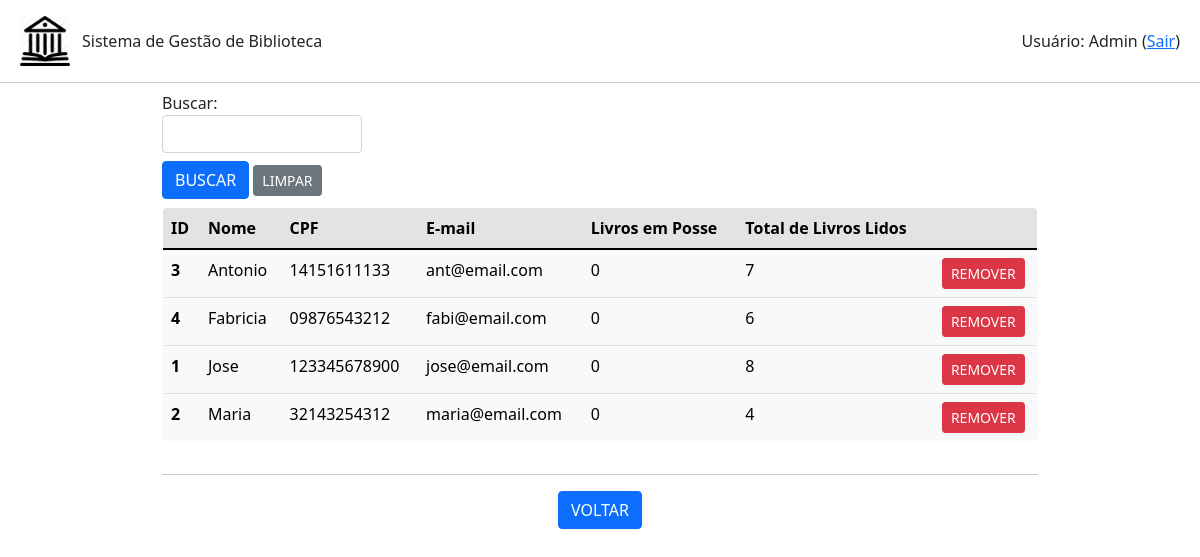
Page /ficha/listar (signed in) on the committed database.
### ficha.py (models this page shows, shortened)
class Ficha(db.Model):
    id = db.Column(db.Integer, primary_key=True)
    nome = db.Column(db.String(200), unique=False, nullable=False)
    cpf = db.Column(db.String(20), unique=True, nullable=False)
    email = db.Column(db.String(120), unique=True, nullable=False)
    ativo = db.Column(db.Boolean(), default=False)
    qtdLivros = db.Column(db.Integer, unique=False, nullable=False)
    totalLivros = db.Column(db.Integer, unique=False, nullable=False)
    emprestimo = db.relationship('Emprestimo', backref='ficha', lazy=True)

### app.py (the view, shortened to what this page needs)
@app.route('/ficha/listar', methods=['POST','GET'])
def listar_fichas():
    if session.get('autenticado',False)==False:
        flash(u'Login necessário!', category='warning')
        return(redirect(url_for('login')))
    form = BuscaForm()
    fichas = Ficha.query.order_by(Ficha.nome).all()
    return(render_template('fichas.html', fichas=fichas, form=form, action=url_for('listar_fichas')))

### formBusca.py
class BuscaForm(FlaskForm):
    campo = StringField('Buscar: ', validators=[DataRequired()])
    enviar = SubmitField('BUSCAR')

### templates/fichas.html (shortened to what this page needs)
{% extends "base.html" %}
{% block conteudo %}
<div class="container-fluid mx-auto mb-1" style="width: 75%; max-height: 100vh;">
    {% from 'bootstrap/form.html' import render_field %}
    <form method="post">
        <div class="mt-2" style="width: 200px;">
            {{ render_field(form.campo) }}
        </div>
        <div class="mt-2 mb-2">
            {{ render_field(form.enviar, button_style="primary", button_size="sm") }}
            <a class="btn btn-secondary btn-sm" href="{{url_for('listar_fichas')}}" role="button">LIMPAR</a>
        </div>
    </form>
    <div style="max-height: 60vh; overflow-y: auto;">
        <table class=" table table-light border rounded-3" style="overflow: hidden;">
            <thead>
            <tr class="table-secondary">
                <th scope="col">ID</th>
                <th scope="col">Nome</th>
                <th scope="col">CPF</th>
                <th scope="col">E-mail</th>
                <th scope="col">Livros em Posse</th>
                <th scope="col">Total de Livros Lidos</th>
                <th scope="col"></th>
            </tr>
            </thead>
            <tbody>
                {% for ficha in fichas %}
                    <tr>
                        <th scope="row">{{ficha.id}}</th>
                        <td>{{ficha.nome}}</td>
                        <td>{{ficha.cpf}}</td>
                        <td>{{ficha.email}}</td>
                        <td>{{ficha.qtdLivros}}</td>
                        <td>{{ficha.totalLivros}}</td>
                        <td class="text-center"><a class="btn btn-danger btn-sm" href="{{url_for('remover_ficha', id_ficha=ficha.id)}}" role="button">REMOVER</a></td>
                    </tr>
                {% endfor %}
            </tbody>
        </table>
    </div>
    <hr>
    <div class="row text-center">
        <div class="col mr-1">
            <a class="btn btn-primary" href="{{url_for('root')}}" role="button">VOLTAR</a>
        </div>
    </div>
</div>
{% endblock %}

### rows in the picture
Ficha: id "3", nome "Antonio", cpf "14151611133", email "ant@email.com", qtdLivros "0", totalLivros "7"
Ficha: id "4", nome "Fabricia", cpf "09876543212", email "fabi@email.com", qtdLivros "0", totalLivros "6"
Ficha: id "1", nome "Jose", cpf "123345678900", email "jose@email.com", qtdLivros "0", totalLivros "8"
Ficha: id "2", nome "Maria", cpf "32143254312", email "maria@email.com", qtdLivros "0", totalLivros "4"

### other values in the picture
{{ session.get('nome') }} "Admin"
